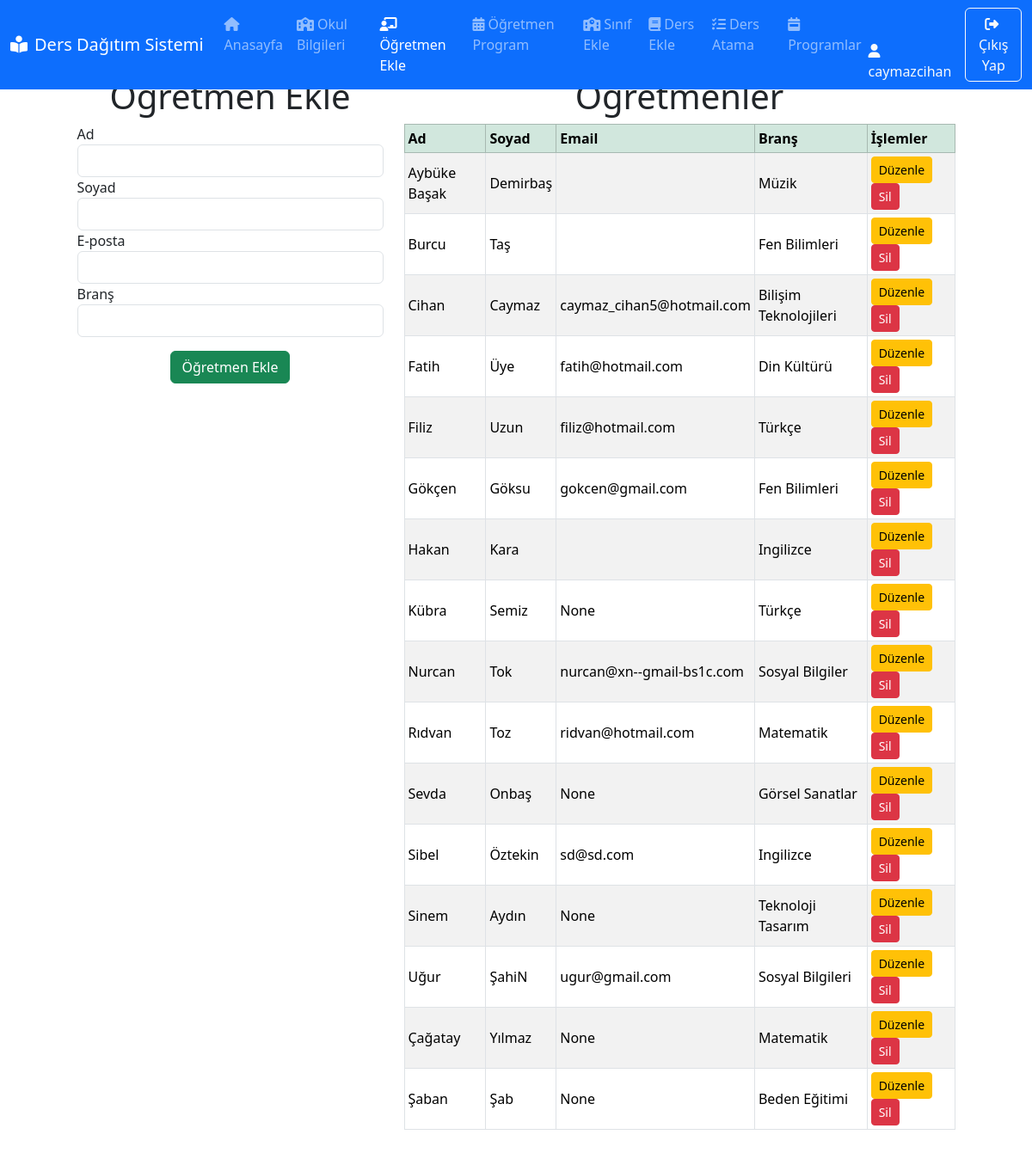
The page /ogretmen-ekle (signed in) on the database its author committed.
### app.py (models this page shows, shortened)
class User(db.Model):
    id = db.Column(db.Integer, primary_key=True)
    username = db.Column(db.String(50), unique=True, nullable=False)
    password = db.Column(db.String(100), nullable=False)
    email = db.Column(db.String(100), unique=True, nullable=False)
    school_name = db.Column(db.String(120))
    school_email = db.Column(db.String(120))
    school_principal = db.Column(db.String(120))
    role = db.Column(db.String(20), nullable=False, default="user")
    teachers = db.relationship("Teacher", backref="user", lazy=True)
    classes = db.relationship("Class", backref="user", lazy=True)
    courses = db.relationship("Course", backref="user", lazy=True)
    assignments = db.relationship("TeacherCourseAssignment", backref="user", lazy=True)
    schedules = db.relationship("Schedule", backref="user", lazy=True)

class Teacher(db.Model):
    id = db.Column(db.Integer, primary_key=True)
    name = db.Column(db.String(50), nullable=False)
    surname = db.Column(db.String(50), nullable=False)
    email = db.Column(db.String(100), nullable=True)
    branch = db.Column(db.String(50), nullable=False)
    user_id = db.Column(db.Integer, db.ForeignKey("user.id"), nullable=False)
    schedules = db.relationship(
        "TeacherSchedule", backref="teacher", cascade="all, delete-orphan", lazy=True
    )

### app.py (the view, shortened to what this page needs)
@app.route("/ogretmen-ekle", methods=["GET", "POST"])
@login_required
def add_teacher():
    current_user = User.query.filter_by(username=session["username"]).first()
    teachers = (
        Teacher.query.filter_by(user_id=current_user.id)
        .order_by(Teacher.name, Teacher.surname)
        .all()
    )  # Sadece kullanıcının öğretmenlerini listele
    return render_template(
        "add_teacher.html",
        teachers=teachers,
        teacher_to_edit=None,
        page_title="Öğretmen Ekle",
    )

### app.py (called while the page is built)
def login_required(f):
    @wraps(f)
    def decorated_function(*args, **kwargs):
        if "username" not in session:
            return redirect(url_for("login"))
        return f(*args, **kwargs)
    return decorated_function

### templates/add_teacher.html (shortened to what this page needs)
{% extends 'base.html' %}
{% block content %}
<div class="container mt-3">
    <div class="row justify-content-center">
        <div class="col-4">
            <h1 class="text-center">{{ 'Öğretmen Düzenle' if teacher_to_edit else 'Öğretmen Ekle' }}</h1>
            <form action="{{ url_for('edit_teacher', teacher_id=teacher_to_edit.id) if teacher_to_edit else url_for('add_teacher') }}" method="POST">
                <div class="form-group">
                    <label for="ad">Ad</label>
                    <input type="text" class="form-control" name="ad" value="{{ teacher_to_edit.name if teacher_to_edit else '' }}" onblur="this.value = this.value.toLowerCase().split(' ').map(word => word.charAt(0).toUpperCase() + word.slice(1)).join(' ');" required>
                </div>
                <div class="form-group">
                    <label for="soyad">Soyad</label>
                    <input type="text" class="form-control" name="soyad" value="{{ teacher_to_edit.surname if teacher_to_edit else '' }}" onblur="this.value = this.value.toLowerCase().split(' ').map(word => word.charAt(0).toUpperCase() + word.slice(1)).join(' ');" required>
                </div>
                <div class="form-group">
                    <label for="email">E-posta</label>
                    <input type="email" class="form-control" name="email" value="{{ teacher_to_edit.email if teacher_to_edit else '' }}" oninput="this.value = this.value.toLowerCase()">
                </div>
                <div class="form-group">
                    <label for="brans">Branş</label>
                    <input type="text" class="form-control" name="brans" value="{{ teacher_to_edit.branch if teacher_to_edit else '' }}" onblur="this.value = this.value.toLowerCase().split(' ').map(word => word.charAt(0).toUpperCase() + word.slice(1)).join(' ');" required>
                </div>
                <div class="text-center mt-3">
                    <button type="submit" class="btn btn-success">{{ 'Güncelle' if teacher_to_edit else 'Öğretmen Ekle' }}</button>
                </div>
            </form>
        </div>
        <div class="col-7">
            <h1 class="text-center">Öğretmenler</h1>
            <table class="table table-bordered table-striped table-sm">
                <thead class="table-success">
                    <tr>
                        <th>Ad</th>
                        <th>Soyad</th>
                        <th>Email</th>
                        <th>Branş</th>
                        <th>İşlemler</th>
                    </tr>
                </thead>
                <tbody>
                    {% for teacher in teachers %}
                    <tr style="vertical-align: middle;">
                        <td>{{ teacher.name }}</td>
                        <td>{{ teacher.surname }}</td>
                        <td>{{ teacher.email }}</td>
                        <td>{{ teacher.branch }}</td>
                        <td>
                            <a href="{{ url_for('edit_teacher', teacher_id=teacher.id) }}" class="btn btn-warning btn-sm">Düzenle</a>
                            <a href="{{ url_for('delete_teacher', teacher_id=teacher.id) }}" class="btn btn-danger btn-sm" onclick="return confirm('Silmek istediğinize emin misiniz?')">Sil</a>
                        </td>
                    </tr>
                    {% else %}
                    <tr>
                        <td colspan="5" class="text-center">Henüz öğretmen bulunmamaktadır.</td>
                    </tr>
                    {% endfor %}
                </tbody>
            </table>
        </div>
    </div>
</div>
{% endblock %}

### templates/base.html (shortened to what this page needs)
<!DOCTYPE html>
<html lang="tr">
<head>
    <link href="https://cdn.jsdelivr.net/npm/bootstrap@5.3.2/dist/css/bootstrap.min.css" rel="stylesheet">
    <link href="https://cdnjs.cloudflare.com/ajax/libs/font-awesome/6.4.2/css/all.min.css" rel="stylesheet">
    <link rel="stylesheet" href="{{ url_for('static', filename='css/style.css') }}">
</head>
<body>
<nav class="navbar navbar-expand-lg navbar-dark bg-primary fixed-top">
    <div class="container-fluid">
        <div class="d-flex align-items-center">
            <a class="navbar-brand" href="{{ url_for('home') }}">
                <i class="fas fa-book-reader me-2"></i>Ders Dağıtım Sistemi
            </a>
        </div>
        {% if 'username' in session %}
        <div class="collapse navbar-collapse" id="navbarNav" >
            <ul class="navbar-nav me-auto mb-2 mb-lg-0" >
                <li class="nav-item">
                    <a class="nav-link {{ 'active' if request.endpoint == 'home' }}" href="{{ url_for('home') }}">
                        <i class="fas fa-home me-1"></i>Anasayfa
                    </a>
                </li>
        		<li class="nav-item">
                    <a class="nav-link {{ 'active' if request.endpoint == 'okul_bilgileri' }}" href="{{ url_for('okul_bilgileri') }}">
                         <i class="fas fa-school me-1"></i></i>Okul Bilgileri
                    </a>
                </li>
                <li class="nav-item">
                    <a class="nav-link {{ 'active' if request.endpoint == 'add_teacher' }}" href="{{ url_for('add_teacher') }}">
                        <i class="fas fa-chalkboard-teacher me-1"></i>Öğretmen Ekle
                    </a>
                </li>
                <li class="nav-item">
                    <a class="nav-link {{ 'active' if request.endpoint == 'ogretmen_programi' }}" href="{{ url_for('ogretmen_programi') }}">
                        <i class="fas fa-calendar-alt me-1"></i>Öğretmen Program
                    </a>
                </li>
                <li class="nav-item">
                    <a class="nav-link {{ 'active' if request.endpoint == 'add_class' }}" href="{{ url_for('add_class') }}">
                        <i class="fas fa-school me-1"></i>Sınıf Ekle
                    </a>
                </li>
                <li class="nav-item">
                    <a class="nav-link {{ 'active' if request.endpoint == 'add_course' }}" href="{{ url_for('add_course') }}">
                        <i class="fas fa-book me-1"></i>Ders Ekle
                    </a>
                </li>
                <li class="nav-item">
                    <a class="nav-link {{ 'active' if request.endpoint == 'assign_course' }}" href="{{ url_for('assign_course') }}">
                        <i class="fas fa-tasks me-1"></i>Ders Atama
                    </a>
                </li>
                <li class="nav-item">
                    <a class="nav-link {{ 'active' if request.endpoint == 'schedules' }}" href="{{ url_for('schedules') }}">
                        <i class="fas fa-calendar-week me-1"></i>Programlar
                    </a>
                </li>
            </ul>
            <div class="ms-auto d-flex align-items-end">
                <span class="text-light me-3">
                    <i class="fas fa-user me-1"></i>{{ session['username'] }}
                </span>
                <a href="{{ url_for('logout') }}" class="btn btn-outline-light">
                    <i class="fas fa-sign-out-alt me-1"></i>Çıkış Yap
                </a>
            </div>
        </div>
        {% endif %}
    </div>
</nav>
<div class="container mt-5 pt-4">
</div>
        {% block content %}
        {% endblock %}
</body>
</html>

### rows shown on the page
User: username "caymazcihan"
Teacher: name "Aybüke Başak", surname "Demirbaş", branch "Müzik"
Teacher: name "Burcu", surname "Taş", branch "Fen Bilimleri"
Teacher: name "Cihan", surname "Caymaz", email "caymaz_cihan5@hotmail.com", branch "Bilişim Teknolojileri"
Teacher: name "Fatih", surname "Üye", email "fatih@hotmail.com", branch "Din Kültürü"
Teacher: name "Filiz", surname "Uzun", email "filiz@hotmail.com", branch "Türkçe"
Teacher: name "Gökçen", surname "Göksu", email "gokcen@gmail.com", branch "Fen Bilimleri"
Teacher: name "Hakan", surname "Kara", branch "Ingilizce"
Teacher: name "Kübra", surname "Semiz", email "None", branch "Türkçe"
Teacher: name "Nurcan", surname "Tok", email "nurcan@xn--gmail-bs1c.com", branch "Sosyal Bilgiler"
Teacher: name "Rıdvan", surname "Toz", email "ridvan@hotmail.com", branch "Matematik"
Teacher: name "Sevda", surname "Onbaş", email "None", branch "Görsel Sanatlar"
Teacher: name "Sibel", surname "Öztekin", email "sd@sd.com", branch "Ingilizce"
Teacher: name "Sinem", surname "Aydın", email "None", branch "Teknoloji Tasarım"
Teacher: name "Uğur", surname "Şahi̇N", email "ugur@gmail.com", branch "Sosyal Bilgileri"
Teacher: name "Çağatay", surname "Yılmaz", email "None", branch "Matematik"
Teacher: name "Şaban", surname "Şab", email "None", branch "Beden Eğitimi"

### other values the page prints
{{ 'Öğretmen Düzenle' if teacher_to_edit else 'Öğretmen Ekle' }} "Öğretmen Ekle"
{{ 'Güncelle' if teacher_to_edit else 'Öğretmen Ekle' }} "Öğretmen Ekle"
